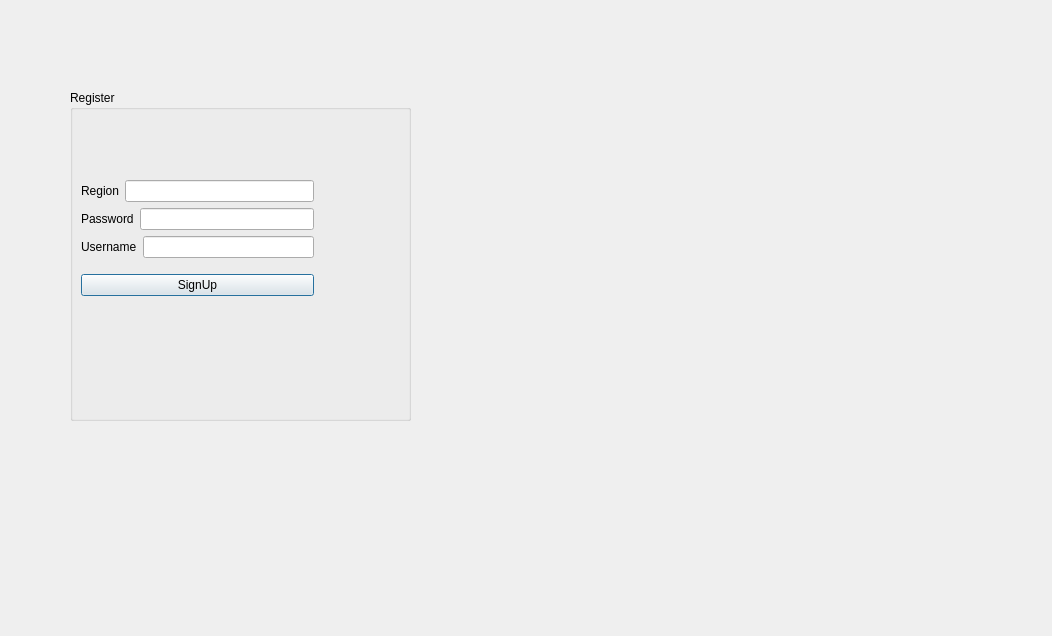
<?xml version="1.0" encoding="UTF-8"?>
<ui version="4.0">
 <class>Dialog</class>
 <widget class="QDialog" name="Dialog">
  <property name="geometry">
   <rect>
    <x>0</x>
    <y>0</y>
    <width>1052</width>
    <height>636</height>
   </rect>
  </property>
  <property name="windowTitle">
   <string>Dialog</string>
  </property>
  <widget class="QGroupBox" name="groupBox">
   <property name="geometry">
    <rect>
     <x>70</x>
     <y>90</y>
     <width>341</width>
     <height>331</height>
    </rect>
   </property>
   <property name="title">
    <string>Register</string>
   </property>
   <widget class="QWidget" name="">
    <property name="geometry">
     <rect>
      <x>11</x>
      <y>80</y>
      <width>233</width>
      <height>138</height>
     </rect>
    </property>
    <layout class="QVBoxLayout" name="verticalLayout_2">
     <item>
      <layout class="QVBoxLayout" name="verticalLayout">
       <item>
        <layout class="QHBoxLayout" name="horizontalLayout">
         <item>
          <widget class="QLabel" name="label_Region">
           <property name="text">
            <string>Region</string>
           </property>
          </widget>
         </item>
         <item>
          <widget class="QLineEdit" name="lineEdit_3"/>
         </item>
        </layout>
       </item>
       <item>
        <layout class="QHBoxLayout" name="horizontalLayout_3">
         <item>
          <widget class="QLabel" name="label_Password">
           <property name="text">
            <string>Password</string>
           </property>
          </widget>
         </item>
         <item>
          <widget class="QLineEdit" name="lineEdit_2"/>
         </item>
        </layout>
       </item>
       <item>
        <layout class="QHBoxLayout" name="horizontalLayout_2">
         <item>
          <widget class="QLabel" name="label_Username">
           <property name="text">
            <string>Username</string>
           </property>
          </widget>
         </item>
         <item>
          <widget class="QLineEdit" name="lineEdit"/>
         </item>
        </layout>
       </item>
      </layout>
     </item>
     <item>
      <widget class="QPushButton" name="pushButton_SignUp2">
       <property name="text">
        <string>SignUp</string>
       </property>
      </widget>
     </item>
    </layout>
   </widget>
  </widget>
 </widget>
 <resources/>
 <connections/>
</ui>
